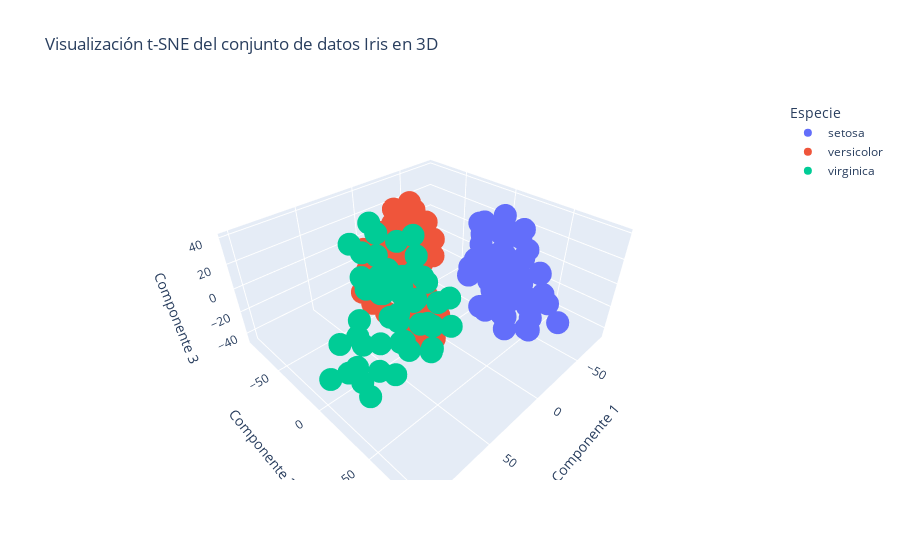

The cell this chart's notebook holds for it:
### Code cell
# Crear gráfico 3D con plotly
fig = px.scatter_3d(
    df_tsne,
    x='Componente 1',
    y='Componente 2',
    z='Componente 3',
    color='Especie',
    title='Visualización t-SNE del conjunto de datos Iris en 3D'
)

fig.show() # Muestra la figura
